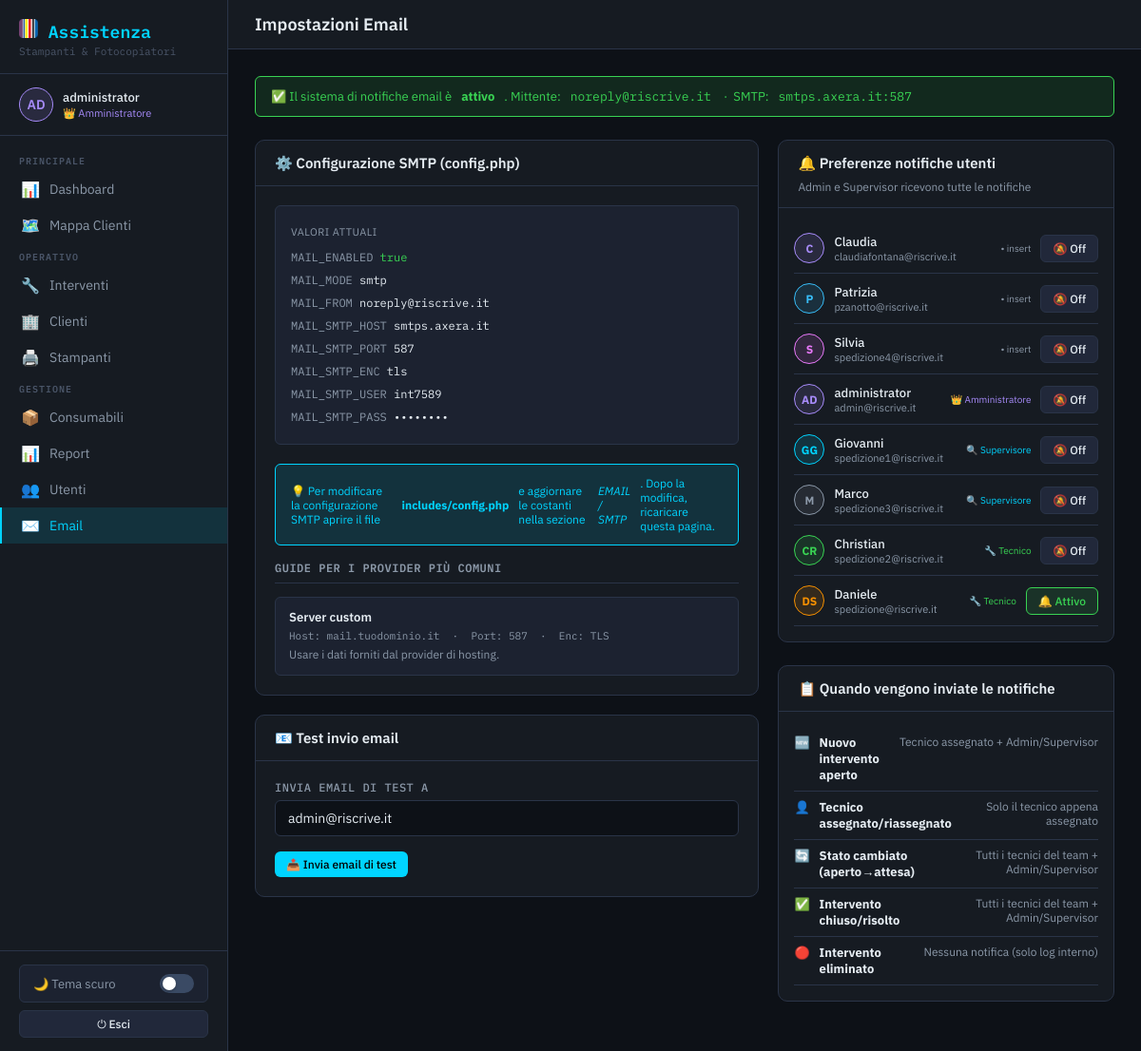
Page /pages/settings.php (signed in) on the committed database.
### tables this page shows
CREATE TABLE `users` (
  `id` int(11) NOT NULL,
  `name` varchar(100) NOT NULL,
  `email` varchar(150) NOT NULL,
  `password` varchar(255) NOT NULL,
  `role` enum('admin','supervisor','tech','viewer','insert') NOT NULL DEFAULT 'tech',
  `avatar` varchar(4) NOT NULL DEFAULT 'US',
  `color` varchar(10) NOT NULL DEFAULT '#00d4ff',
  `notify_email` tinyint(1) NOT NULL DEFAULT 1,
  `active` tinyint(1) NOT NULL DEFAULT 1,
  `created_at` datetime NOT NULL DEFAULT current_timestamp(),
  `updated_at` datetime NOT NULL DEFAULT current_timestamp() ON UPDATE current_timestamp()
);

### includes/auth.php (called while the page is built, shortened)
<?php
function current_user(): ?array {
    return $_SESSION['user'] ?? null;
}

### includes/helpers.php (called while the page is built, shortened)
<?php
function h(mixed $v): string {
    return htmlspecialchars((string)($v ?? ''), ENT_QUOTES | ENT_SUBSTITUTE, 'UTF-8');
}

### pages/settings.php (the view, shortened to what this page needs)
<?php
require_once __DIR__ . '/../includes/layout.php';
$db  = db();
$me  = current_user();
$users = $db->query("
    SELECT id, name, email, role, avatar, color, notify_email, active
    FROM users
    ORDER BY FIELD(role,'admin','supervisor','tech','viewer'), name
")->fetchAll();
$mailEnabled = defined('MAIL_ENABLED') && MAIL_ENABLED;
$roleMeta = [
    'admin'      => ['👑','#a78bfa','Amministratore'],
    'supervisor' => ['🔍','#00d4ff','Supervisore'],
    'tech'       => ['🔧','#39d353','Tecnico'],
    'viewer'     => ['👁','#8b98a8','Visualizzatore'],
];
layout_header('Impostazioni Email', 'settings');
?>
<div class="alert <?= $mailEnabled ? 'alert-success' : 'alert-warning' ?>" style="margin-bottom:24px">
  <?php if ($mailEnabled): ?>
  ✅ Il sistema di notifiche email è <strong>attivo</strong>.
  Mittente: <code style="font-family:var(--mono)"><?= h(MAIL_FROM) ?></code>
  &nbsp;·&nbsp; SMTP: <code style="font-family:var(--mono)"><?= h(MAIL_SMTP_HOST.':'.MAIL_SMTP_PORT) ?></code>
  <?php endif; ?>
</div>
<div class="two-col" style="align-items:start">
  <div>
    <div class="table-wrap" style="margin-bottom:20px;padding:0">
      <div class="table-head"><h4>⚙️ Configurazione SMTP (config.php)</h4></div>
      <div style="padding:20px">
        <div style="background:var(--surface2);border:1px solid var(--border);border-radius:var(--radius);padding:16px;margin-bottom:20px;font-family:var(--mono);font-size:12px;line-height:2">
          <div style="margin-bottom:4px;font-size:11px;color:var(--text2);font-family:var(--sans);text-transform:uppercase;letter-spacing:.5px">Valori attuali</div>
          <div><span style="color:var(--text2)">MAIL_ENABLED  </span> <span style="color:<?= $mailEnabled?'var(--green)':'var(--orange)' ?>"><?= $mailEnabled ? 'true' : 'false' ?></span></div>
          <div><span style="color:var(--text2)">MAIL_MODE     </span> <?= h(defined('MAIL_MODE') ? MAIL_MODE : '—') ?></div>
          <div><span style="color:var(--text2)">MAIL_FROM     </span> <?= h(defined('MAIL_FROM') ? MAIL_FROM : '—') ?></div>
          <div><span style="color:var(--text2)">MAIL_SMTP_HOST</span> <?= h(defined('MAIL_SMTP_HOST') ? MAIL_SMTP_HOST : '—') ?></div>
          <div><span style="color:var(--text2)">MAIL_SMTP_PORT</span> <?= defined('MAIL_SMTP_PORT') ? MAIL_SMTP_PORT : '—' ?></div>
          <div><span style="color:var(--text2)">MAIL_SMTP_ENC </span> <?= h(defined('MAIL_SMTP_ENC') ? (MAIL_SMTP_ENC ?: 'nessuna') : '—') ?></div>
          <div><span style="color:var(--text2)">MAIL_SMTP_USER</span> <?= defined('MAIL_SMTP_USER') && MAIL_SMTP_USER ? h(MAIL_SMTP_USER) : '<span style="color:var(--orange)">non impostato</span>' ?></div>
          <div><span style="color:var(--text2)">MAIL_SMTP_PASS</span> <?= defined('MAIL_SMTP_PASS') && MAIL_SMTP_PASS ? '••••••••' : '<span style="color:var(--orange)">non impostata</span>' ?></div>
        </div>
        <div class="alert alert-info" style="font-size:12px;margin-bottom:16px">
          💡 Per modificare la configurazione SMTP aprire il file
          <strong>includes/config.php</strong> e aggiornare le costanti
          nella sezione <em>EMAIL / SMTP</em>. Dopo la modifica, ricaricare questa pagina.
        </div>
        <div class="section-title">Guide per i provider più comuni</div>
        <div style="display:flex;flex-direction:column;gap:8px">
          <?php
          $providers = [
            ['Server custom','mail.tuodominio.it', 587, 'tls', 'Usare i dati forniti dal provider di hosting.'],
          ];
          foreach ($providers as [$name, $host, $port, $enc, $note]):
          ?>
          <div style="background:var(--surface2);border:1px solid var(--border);border-radius:var(--radius);padding:12px 14px">
            <div style="font-weight:600;font-size:13px;margin-bottom:4px"><?= $name ?></div>
            <div style="font-family:var(--mono);font-size:11px;color:var(--text2);margin-bottom:4px">
              Host: <?= $host ?> &nbsp;·&nbsp; Port: <?= $port ?> &nbsp;·&nbsp; Enc: <?= strtoupper($enc) ?>
            </div>
            <div style="font-size:12px;color:var(--text2);line-height:1.5"><?= $note ?></div>
          </div>
          <?php endforeach; ?>
        </div>
      </div>
    </div>
    <div class="table-wrap" style="padding:0">
      <div class="table-head"><h4>📧 Test invio email</h4></div>
      <div style="padding:20px">
        <?php if (!$mailEnabled): ?>
        <div class="alert alert-warning">⚠️ Attivare MAIL_ENABLED prima di testare.</div>
        <?php else: ?>
        <form method="POST">
          <div class="form-group">
            <label>Invia email di test a</label>
            <input type="email" name="test_to" value="<?= h($me['email'] ?? '') ?>"
                   placeholder="email@esempio.it" required>
          </div>
          <button type="submit" class="btn btn-primary btn-sm">📤 Invia email di test</button>
        </form>
        <?php endif; ?>
      </div>
    </div>
  </div>
  <div>
    <div class="table-wrap" style="padding:0">
      <div class="table-head">
        <h4>🔔 Preferenze notifiche utenti</h4>
        <span style="font-size:12px;color:var(--text2)">Admin e Supervisor ricevono tutte le notifiche</span>
      </div>
      <div style="padding:16px">
        <?php foreach ($users as $u):
          $rm = $roleMeta[$u['role']] ?? ['•','#8b98a8',$u['role']];
        ?>
        <div style="display:flex;align-items:center;gap:10px;padding:10px 0;border-bottom:1px solid var(--border);<?= !$u['active']?'opacity:.45':'' ?>">
          <div style="width:32px;height:32px;border-radius:50%;background:<?= h($u['color']) ?>22;color:<?= h($u['color']) ?>;border:1.5px solid <?= h($u['color']) ?>;display:flex;align-items:center;justify-content:center;font-size:12px;font-weight:700;flex-shrink:0"><?= h($u['avatar']) ?></div>
          <div style="flex:1">
            <div style="font-size:13px;font-weight:500"><?= h($u['name']) ?></div>
            <div style="font-size:11px;color:var(--text2)"><?= h($u['email'] ?: 'nessuna email') ?></div>
          </div>
          <span style="font-size:10px;color:<?= $rm[1] ?>"><?= $rm[0].' '.$rm[2] ?></span>
          <form method="POST" style="display:flex;align-items:center;gap:6px">
            <button type="submit"
                    class="btn btn-sm <?= $u['notify_email'] ? 'btn-success' : 'btn-secondary' ?>"
                    title="<?= $u['notify_email'] ? 'Notifiche attive — clicca per disabilitare' : 'Notifiche disabilitate — clicca per attivare' ?>"
                    <?= !$u['email'] ? 'disabled title="Nessuna email configurata"' : '' ?>>
              <?= $u['notify_email'] ? '🔔 Attivo' : '🔕 Off' ?>
            </button>
          </form>
        </div>
        <?php endforeach; ?>
      </div>
    </div>
    <div class="table-wrap" style="padding:0;margin-top:16px">
      <div class="table-head"><h4>📋 Quando vengono inviate le notifiche</h4></div>
      <div style="padding:16px">
        <?php
        $events = [
          ['🆕', 'Nuovo intervento aperto',       'Tecnico assegnato + Admin/Supervisor'],
          ['👤', 'Tecnico assegnato/riassegnato',  'Solo il tecnico appena assegnato'],
          ['🔄', 'Stato cambiato (aperto→attesa)', 'Tutti i tecnici del team + Admin/Supervisor'],
          ['✅', 'Intervento chiuso/risolto',      'Tutti i tecnici del team + Admin/Supervisor'],
          ['🔴', 'Intervento eliminato',           'Nessuna notifica (solo log interno)'],
        ];
        foreach ($events as [$ico, $evento, $destinatari]):
        ?>
        <div style="display:flex;gap:10px;padding:8px 0;border-bottom:1px solid var(--border);font-size:13px">
          <span><?= $ico ?></span>
          <div style="flex:1"><strong><?= $evento ?></strong></div>
          <div style="font-size:12px;color:var(--text2);text-align:right"><?= $destinatari ?></div>
        </div>
        <?php endforeach; ?>
      </div>
    </div>
  </div>
</div>
<?php layout_footer(); ?>

### includes/layout.php (shortened to what this page needs)
<?php
require_once __DIR__ . '/auth.php';
require_once __DIR__ . '/helpers.php';
function layout_header(string $title = 'TechCopy', string $active = ''): void {
    $user      = current_user();
    $roleMeta = match($user['role'] ?? '') {
        'admin'      => ['👑', '#a78bfa', 'Amministratore'],
        'supervisor' => ['🔍', '#00d4ff', 'Supervisore'],
        'tech'       => ['🔧', '#39d353', 'Tecnico'],
        'viewer'     => ['👁', '#8b98a8', 'Visualizzatore'],
		'insert'     => ['🔧', '#00d4ff', 'Inserimento'],
        default      => ['•',  '#8b98a8', ''],
    };
?>
<!DOCTYPE html>
<html lang="it">
<head>
<link rel="stylesheet" href="/techcopy/assets/css/style.css">
</head>
<body>
<div class="app">
  <aside class="sidebar" id="sidebar">
    <div class="sidebar-logo">
      <h2><img src="/techcopy/assets/img/favicon.png" width="20" height="20"> Assistenza</h2>
      <p>Stampanti &amp; Fotocopiatori</p>
    </div>
    <?php if ($user): ?>
    <div class="sidebar-user">
      <div class="avatar" style="background:<?= h($user['color']) ?>22;color:<?= h($user['color']) ?>;border:1.5px solid <?= h($user['color']) ?>"><?= h($user['avatar']) ?></div>
      <div class="info">
        <div class="name"><?= h($user['name']) ?></div>
        <div class="role" style="color:<?= $roleMeta[1] ?>;font-size:11px"><?= $roleMeta[0] ?> <?= $roleMeta[2] ?></div>
      </div>
    </div>
    <?php endif; ?>
    <nav class="sidebar-nav">
      <div class="nav-section">Principale</div>
      <a href="/techcopy/index.php"              class="nav-item <?= $active==='dashboard'?'active':'' ?>"><span class="icon">📊</span> Dashboard</a>
      <a href="/techcopy/pages/map.php"          class="nav-item <?= $active==='map'?'active':'' ?>"><span class="icon">🗺️</span> Mappa Clienti</a>
      <div class="nav-section">Operativo</div>
      <a href="/techcopy/pages/tickets.php"      class="nav-item <?= $active==='tickets'?'active':'' ?>">
        <span class="icon">🔧</span> Interventi
      </a>
      <a href="/techcopy/pages/clients.php"      class="nav-item <?= $active==='clients'?'active':'' ?>"><span class="icon">🏢</span> Clienti</a>
      <a href="/techcopy/pages/printers.php"     class="nav-item <?= $active==='printers'?'active':'' ?>"><span class="icon">🖨️</span> Stampanti</a>
      <div class="nav-section">Gestione</div>
      <a href="/techcopy/pages/consumables.php"  class="nav-item <?= $active==='consumables'?'active':'' ?>">
        <span class="icon">📦</span> Consumabili
      </a>
      <a href="/techcopy/pages/reports.php"      class="nav-item <?= $active==='reports'?'active':'' ?>"><span class="icon">📊</span> Report</a>
      <?php if ($user && $user['role'] === 'admin'): ?>
      <a href="/techcopy/pages/users.php"        class="nav-item <?= $active==='users'?'active':'' ?>"><span class="icon">👥</span> Utenti</a>
	  <a href="/techcopy/pages/settings.php"     class="nav-item <?= $active==='settings'?'active':'' ?>"><span class="icon">✉️</span> Email</a>
      <?php endif; ?>
    </nav>
    <div class="sidebar-footer">
      <button class="theme-toggle" onclick="toggleTheme()" id="theme-btn">
        <span id="theme-label">🌙 Tema scuro</span>
        <div class="toggle-track"><div class="toggle-knob"></div></div>
      </button>
      <div style="height:8px"></div>
      <a href="/techcopy/logout.php" class="btn btn-secondary btn-full btn-sm">⏻ Esci</a>
    </div>
  </aside>
  <div class="main">
    <div class="topbar">
      <h3><?= h($title) ?></h3>
    </div>
    <div class="page">
<?php
}
function layout_footer(): void {
?>
    </div>
  </div>
</div>
</body>
</html>
<?php
}

### rows in the picture
users: avatar "AD", name "administrator", role "👑", role "Amministratore", test_to "admin@riscrive.it", email "admin@riscrive.it", notify_email "🔕 Off"
users: avatar "C", name "Claudia", email "claudiafontana@riscrive.it", role "•", role "insert", notify_email "🔕 Off"
users: avatar "P", name "Patrizia", email "pzanotto@riscrive.it", role "•", role "insert", notify_email "🔕 Off"
users: avatar "S", name "Silvia", email "spedizione4@riscrive.it", role "•", role "insert", notify_email "🔕 Off"
users: avatar "GG", name "Giovanni", email "spedizione1@riscrive.it", role "🔍", role "Supervisore", notify_email "🔕 Off"
users: avatar "M", name "Marco", email "spedizione3@riscrive.it", role "🔍", role "Supervisore", notify_email "🔕 Off"
users: avatar "CR", name "Christian", email "spedizione2@riscrive.it", role "🔧", role "Tecnico", notify_email "🔕 Off"
users: avatar "DS", name "Daniele", email "spedizione@riscrive.it", role "🔧", role "Tecnico", notify_email "🔔 Attivo"

### other values in the picture
$title "Impostazioni Email"
MAIL_FROM "noreply@riscrive.it"
MAIL_SMTP_HOST.':'.MAIL_SMTP_PORT "smtps.axera.it:587"
defined('MAIL_MODE') ? MAIL_MODE : '—' "smtp"
defined('MAIL_FROM') ? MAIL_FROM : '—' "noreply@riscrive.it"
defined('MAIL_SMTP_HOST') ? MAIL_SMTP_HOST : '—' "smtps.axera.it"
MAIL_SMTP_PORT "587"
defined('MAIL_SMTP_ENC') ? (MAIL_SMTP_ENC ?: 'nessuna') : '—' "tls"
MAIL_SMTP_USER "int7589"
$name "Server custom"
$host "mail.tuodominio.it"
$port "587"
$enc "TLS"
$note "Usare i dati forniti dal provider di hosting."
$ico "🆕"
